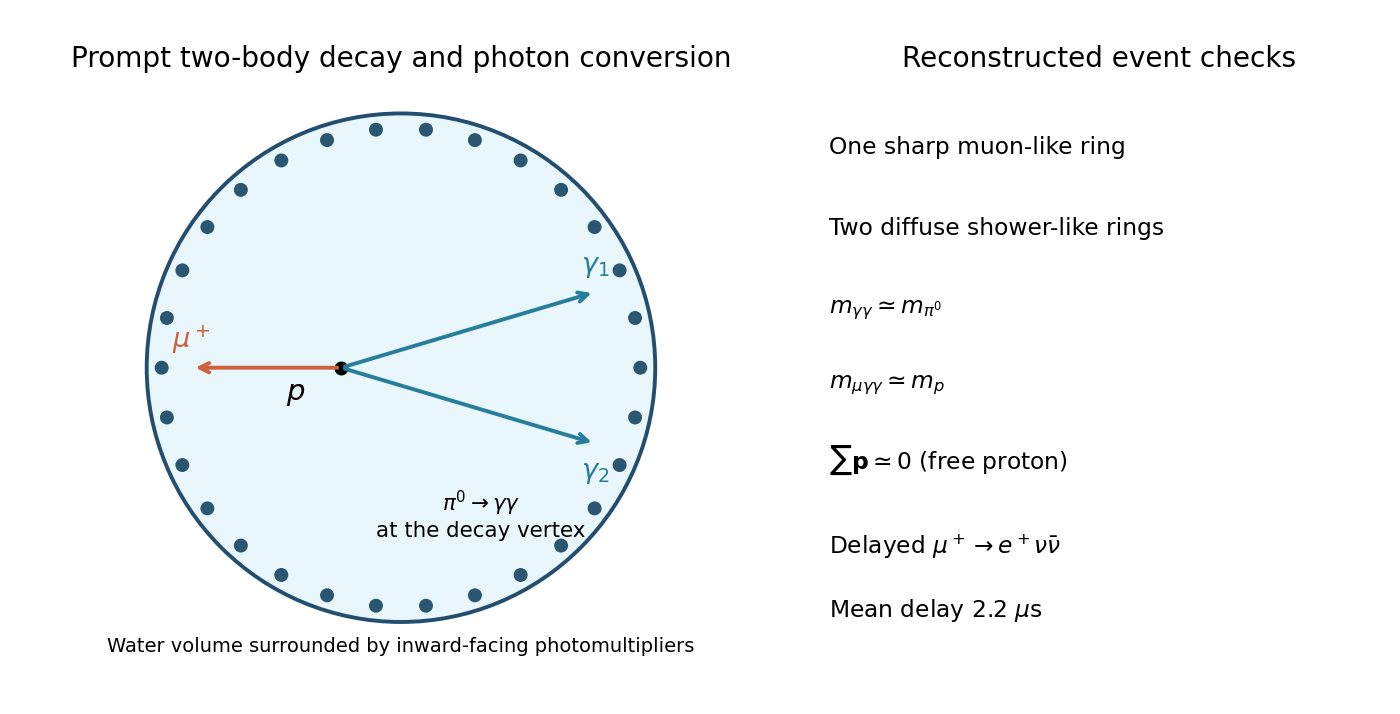

Recreate this plot in Python.
from pathlib import Path
import numpy as np
import matplotlib
matplotlib.use("Agg")
import matplotlib.pyplot as plt
from matplotlib.patches import Rectangle, Circle, FancyArrowPatch
plt.rcParams.update({"font.size": 12, "font.family": "DejaVu Sans", "figure.facecolor": "white", "axes.facecolor": "white", "savefig.facecolor": "white"})

fig,(ax,bx)=plt.subplots(1,2,figsize=(10,5.1),gridspec_kw={"width_ratios":[1.25,1]})
ax.set(xlim=(-3.1,3.1),ylim=(-2.9,2.9),aspect="equal");ax.axis("off")
ax.add_patch(Circle((0,0),2.55,facecolor="#e9f6fc",edgecolor="#234e70",lw=2))
for th in np.linspace(0,2*np.pi,30,endpoint=False):ax.add_patch(Circle((2.4*np.cos(th),2.4*np.sin(th)),.07,facecolor="#2b5672"))
vertex=np.array([-.6,0]);ax.scatter(*vertex,s=38,color="black");ax.text(-1.15,-.32,r"$p$",fontsize=15)
for endpoint,lab,col,ty in [(np.array([-2.1,0]),r"$\mu^+$","#cb623d",.2),(np.array([1.95,.76]),r"$\gamma_1$","#267e9c",.2),(np.array([1.95,-.76]),r"$\gamma_2$","#267e9c",-.35)]:
 ax.annotate("",xy=endpoint,xytext=vertex,arrowprops=dict(arrowstyle="->",lw=2,color=col));ax.text(*[endpoint[0],endpoint[1]+ty],lab,fontsize=14,color=col,ha="center")
ax.text(.8,-1.7,r"$\pi^0\to\gamma\gamma$"+"\nat the decay vertex",ha="center",fontsize=11);ax.text(0,-2.85,"Water volume surrounded by inward-facing photomultipliers",ha="center",fontsize=10);ax.set_title("Prompt two-body decay and photon conversion")
bx.set(xlim=(0,1),ylim=(0,1));bx.axis("off");bx.set_title("Reconstructed event checks")
for y,txt in [(.88,"One sharp muon-like ring"),(.74,"Two diffuse shower-like rings"),(.60,r"$m_{\gamma\gamma}\simeq m_{\pi^0}$"),(.47,r"$m_{\mu\gamma\gamma}\simeq m_p$"),(.34,r"$\sum\mathbf{p}\simeq0$ (free proton)"),(.19,r"Delayed $\mu^+\to e^+\nu\bar\nu$"),(.08,r"Mean delay $2.2\ \mu\mathrm{s}$")]:bx.text(.03,y,txt,fontsize=12,va="center")
fig.subplots_adjust(left=.03,right=.99,bottom=.08,top=.89,wspace=.08)

fig.savefig(Path.cwd() / Path(__file__).with_suffix(".png").name, dpi=140, facecolor="white", transparent=False)
plt.close(fig)
